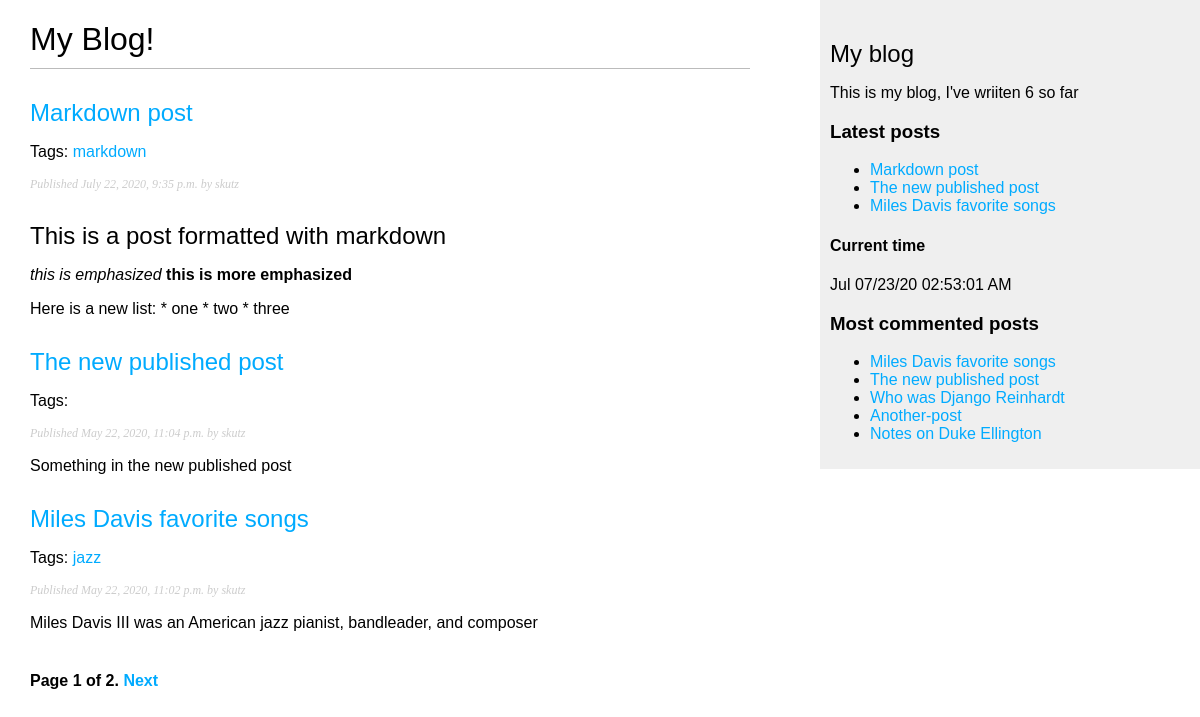
Screenshot of /blog/ with the database file from the repository.
### blog/models.py (models this page shows, shortened)
class Post(models.Model):
    STATUS_CHOICES = (
        ('draft', 'Draft'),
        ('published', 'Published'),
    )
    title = models.CharField(max_length = 250)
    slug = models.SlugField(max_length = 250, unique_for_date = 'publish')
    author = models.ForeignKey(User, on_delete = models.CASCADE, related_name = 'blog_posts')
    body = models.TextField()
    publish = models.DateTimeField(default = timezone.now) # date with timezone info
    created = models.DateField(auto_now_add = True) # date when post initially created
    updated = models.DateTimeField(auto_now=True)
    status = models.CharField(max_length = 10, choices = STATUS_CHOICES, default = 'draft')
    objects = models.Manager()
    published = PublishedManager()
    class Meta:     # just a class container with some options (metadata)
        ordering = ('-publish', )   # the negative puts in descending order from most recently pubished
    def get_absolute_url(self):
        return reverse("blog:post_detail",   # define args next, kwargs can also be implmented
                         args=[self.publish.year,
                               self.publish.month,
                               self.publish.day,
                               self.slug ])
    tags = TaggableManager()

### blog/views.py (the view)
# urls.py: path('', views.post_list, name = 'post_list'),
def post_list(request, tag_slug = None):
    object_list = Post.published.all()
    tag = None
    if tag_slug:
        tag = get_object_or_404(Tag, slug = tag_slug)
        object_list = object_list.filter(tags__in = [tag])
    paginator = Paginator(object_list, 3)   # provide 3 posts per page
    page = request.GET.get('page')
    try:
        posts = paginator.page(page)
    except PageNotAnInteger:
        posts = paginator.page(1)
    except EmptyPage:
        posts = paginator.page(paginator.num_pages)
    context = {'page': page, 'posts': posts, 'tag': tag}
    return render(request, 'blog/post/list.html', context)

### blog/models.py (called while the page is built)
    def get_queryset(self):
        return super(PublishedManager, self).get_queryset().filter(status='published')

### blog/templatetags/blog_tags.py (called while the page is built)
@register.simple_tag
def total_posts():
    return Post.published.count()

@register.simple_tag(name = 'time')
def show_current_time():
     return datetime.datetime.now().strftime(format_string)

@register.inclusion_tag('blog/post/latest_posts.html')
def show_latest_posts(count=5):
    latest_posts = Post.published.order_by('-publish')[:count]
    return {'latest_posts': latest_posts}

@register.simple_tag
def get_most_commented_posts(count = 5):
     return Post.published.annotate(total_comments = Count('comments')).order_by('-total_comments')[:count]

@register.filter(name = "markdown")
def markdown_format(text):
     return mark_safe(markdown.markdown(text))

### blog/templates/blog/post/list.html (shortened to what this page needs)
{% extends "blog/base.html" %}
{% load blog_tags %}
{% block content %}
    <h1> My Blog! </h1>
    {% for post in posts %}
        <h2>
            <a href = "{{ post.get_absolute_url }}">
                {{ post.title }}
            </a>
        </h2>
        <p class = "tags">
            Tags:
            {% for tag in post.tags.all %}
                <a href = "{% url "blog:post_list_by_tag" tag.slug %}">
                    {{ tag.name }}
                </a>
            {% endfor %}
        </p>
        <p class = "date">
            Published {{ post.publish }} by {{ post.author }}
        </p>
        {{ post.body|markdown|truncatewords_html:30 }}
    {% endfor %}
    {% include "pagination.html" with page=posts %}
{%endblock%}

### blog/templates/blog/base.html (shortened to what this page needs)
{% load blog_tags %}
{% load static %}
<!DOCTYPE html>
<html>
    <head>
        <link href = "{% static "css/blog.css"%}" rel = "stylesheet">
    </head>
    <body>
          <div id = "content">
               {% block content %}
               {% endblock %}
          </div>
          <div id = "sidebar">
               <h2> My blog </h2>
               <p> This is my blog, I've wriiten {% total_posts %} so far </p>
               <h3> Latest posts </h3>
               {% show_latest_posts 3 %}
               <h4> Current time </h4>
               {% time %}
               <h3> Most commented posts </h3>
               {% get_most_commented_posts as most_commented_posts %}
               <ul>
                    {% for post in most_commented_posts %}
                         <li>
                              <a href = "{{post.get_absolute_url}}"> {{post.title}} </a>
                         </li>
                    {% endfor %}
               </ul>
          </div>
    </body>
</html>

### blog/templates/blog/post/latest_posts.html
<ul>
     {% for post in latest_posts %}
          <li>
               <a href = "{{ post.get_absolute.url }}"> {{ post.title }} </a>
          </li>
     {% endfor%}
</ul>

### blog/static/css/blog.css (style rules this page uses)
body { margin:0; padding:0; font-family:helvetica, sans-serif; }
a { color:#00abff; text-decoration:none; }
h1 { font-weight:normal; border-bottom:1px solid #bbb; padding:0 0 10px 0; }
h2 { font-weight:normal; margin:30px 0 0; }
#content { float:left; width:60%; padding:0 0 0 30px; }
#sidebar { float:right; width:30%; padding:10px; background:#efefef; height:100%; }
p.date { color:#ccc; font-family: georgia, serif; font-size: 12px; font-style: italic; }

### rows the page displays
Post: title "Markdown post", publish "July 22, 2020, 9:35 p.m.", author "skutz", body "This is a post formatted with markdown this is emphasized this is more emphasized Here is a new list: * one * two * three"
Tag: name "markdown"
Post: title "The new published post", publish "May 22, 2020, 11:04 p.m.", author "skutz", body "Something in the new published post"
Post: title "Miles Davis favorite songs", publish "May 22, 2020, 11:02 p.m.", author "skutz", body "Miles Davis III was an American jazz pianist, bandleader, and composer"
Tag: name "jazz"
Post: title "Who was Django Reinhardt"
Post: title "Another-post"
Post: title "Notes on Duke Ellington"

### other values shown
{{ page.number }} "1"
{{ page.paginator.num_pages }} "2"
